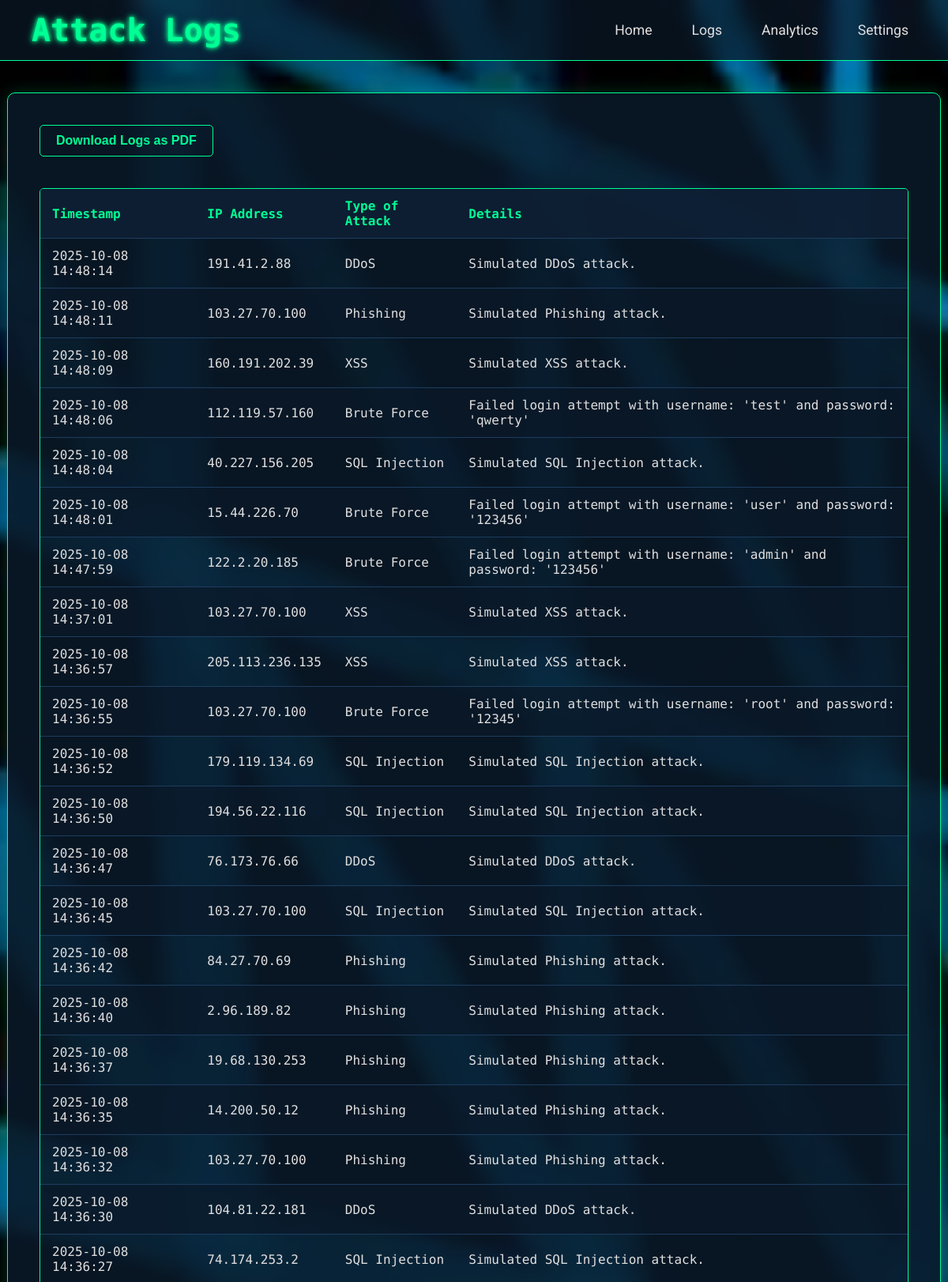
Page /logs (upper part) on the committed database.
### models/attack_log.py (models this page shows)
class AttackLog(db.Model):
    id = db.Column(db.Integer, primary_key=True)
    timestamp = db.Column(db.DateTime, nullable=False)
    ip_address = db.Column(db.String(50), nullable=False)
    attack_type = db.Column(db.String(50), nullable=False)
    details = db.Column(db.Text, nullable=False)

### app.py (the view)
@app.route('/logs')
def logs():
    all_logs = AttackLog.query.order_by(AttackLog.timestamp.desc()).all()
    return render_template('logs.html', attack_logs=all_logs)

### templates/logs.html (shortened to what this page needs)
{% extends "layout.html" %}
{% block page_title %}Attack Logs{% endblock %}
{% block content %}
<section id="main">
    <div class="container">
        <button onclick="downloadPDF()" class="pdf-button">Download Logs as PDF</button>
        <div class="table-container">
            <table id="log-table">
                <thead>
                    <tr>
                        <th>Timestamp</th>
                        <th>IP Address</th>
                        <th>Type of Attack</th>
                        <th>Details</th>
                    </tr>
                </thead>
                <tbody>
                    {% for log in attack_logs %}
                    <tr>
                        <td>{{ log.timestamp.strftime('%Y-%m-%d %H:%M:%S') }}</td>
                        <td>{{ log.ip_address }}</td>
                        <td>{{ log.attack_type }}</td>
                        <td>{{ log.details }}</td>
                    </tr>
                    {% else %}
                    <tr>
                        <td colspan="4" style="text-align: center; padding: 20px;">
                            No attack logs found yet. Please wait for attacks to be simulated.
                        </td>
                    </tr>
                    {% endfor %}
                </tbody>
            </table>
        </div>
    </div>
</section>
{% endblock %}

### static/styles.css (style rules this page uses)
body { font-family: 'Roboto', sans-serif; background-image: url("img/background.webp"); background-size: cover; background-repeat: no-repeat; background-attachment: fixed; margin: 0; padding: 0; color: #e0e0e0; }
section#main .container { padding: 40px; margin-top: 40px; margin-bottom: 40px; max-width: 1100px; margin-left: auto; margin-right: auto; background-color: rgba(10, 25, 41, 0.85); backdrop-filter: blur(5px); -webkit-backdrop-filter: blur(5px); border: 1px solid #00ff95; border-radius: 10px; box-shadow: 0 0 20px rgba(0, 255, 149, 0.2); }
button { background-color: transparent; color: #00ff95; padding: 10px 20px; border: 1px solid #00ff95; cursor: pointer; border-radius: 5px; font-weight: bold; font-size: 16px; transition: background-color 0.3s, color 0.3s, box-shadow 0.3s; }
.table-container { margin-top: 20px; max-height: 60vh; overflow-y: auto; border: 1px solid #00ff95; border-radius: 5px; }
table { width: 100%; border-collapse: collapse; font-family: 'Share Tech Mono', monospace; }
thead { background-color: rgba(15, 32, 53, 0.9); position: sticky; top: 0; }
th, td { padding: 12px 15px; text-align: left; border-bottom: 1px solid #1d3d5f; color: #e0e0e0; }
th { color: #00ff95; }
tbody tr:nth-child(even) { background-color: rgba(10, 25, 41, 0.7); }
.pdf-button { margin-bottom: 20px; }

### rows in the picture
AttackLog: timestamp "2025-10-08 14:48:14", ip_address "191.41.2.88", attack_type "DDoS", details "Simulated DDoS attack."
AttackLog: timestamp "2025-10-08 14:48:11", ip_address "103.27.70.100", attack_type "Phishing", details "Simulated Phishing attack."
AttackLog: timestamp "2025-10-08 14:48:09", ip_address "160.191.202.39", attack_type "XSS", details "Simulated XSS attack."
AttackLog: timestamp "2025-10-08 14:48:06", ip_address "112.119.57.160", attack_type "Brute Force", details "Failed login attempt with username: 'test' and password: 'qwerty'"
AttackLog: timestamp "2025-10-08 14:48:04", ip_address "40.227.156.205", attack_type "SQL Injection", details "Simulated SQL Injection attack."
AttackLog: timestamp "2025-10-08 14:48:01", ip_address "15.44.226.70", attack_type "Brute Force", details "Failed login attempt with username: 'user' and password: '123456'"
AttackLog: timestamp "2025-10-08 14:47:59", ip_address "122.2.20.185", attack_type "Brute Force", details "Failed login attempt with username: 'admin' and password: '123456'"
AttackLog: timestamp "2025-10-08 14:37:01", ip_address "103.27.70.100", attack_type "XSS", details "Simulated XSS attack."
AttackLog: timestamp "2025-10-08 14:36:57", ip_address "205.113.236.135", attack_type "XSS", details "Simulated XSS attack."
AttackLog: timestamp "2025-10-08 14:36:55", ip_address "103.27.70.100", attack_type "Brute Force", details "Failed login attempt with username: 'root' and password: '12345'"
AttackLog: timestamp "2025-10-08 14:36:52", ip_address "179.119.134.69", attack_type "SQL Injection", details "Simulated SQL Injection attack."
AttackLog: timestamp "2025-10-08 14:36:50", ip_address "194.56.22.116", attack_type "SQL Injection", details "Simulated SQL Injection attack."
AttackLog: timestamp "2025-10-08 14:36:47", ip_address "76.173.76.66", attack_type "DDoS", details "Simulated DDoS attack."
AttackLog: timestamp "2025-10-08 14:36:45", ip_address "103.27.70.100", attack_type "SQL Injection", details "Simulated SQL Injection attack."
AttackLog: timestamp "2025-10-08 14:36:42", ip_address "84.27.70.69", attack_type "Phishing", details "Simulated Phishing attack."
AttackLog: timestamp "2025-10-08 14:36:40", ip_address "2.96.189.82", attack_type "Phishing", details "Simulated Phishing attack."
AttackLog: timestamp "2025-10-08 14:36:37", ip_address "19.68.130.253", attack_type "Phishing", details "Simulated Phishing attack."
AttackLog: timestamp "2025-10-08 14:36:35", ip_address "14.200.50.12", attack_type "Phishing", details "Simulated Phishing attack."
AttackLog: timestamp "2025-10-08 14:36:32", ip_address "103.27.70.100", attack_type "Phishing", details "Simulated Phishing attack."
AttackLog: timestamp "2025-10-08 14:36:30", ip_address "104.81.22.181", attack_type "DDoS", details "Simulated DDoS attack."
AttackLog: timestamp "2025-10-08 14:36:27", ip_address "74.174.253.2", attack_type "SQL Injection", details "Simulated SQL Injection attack."
